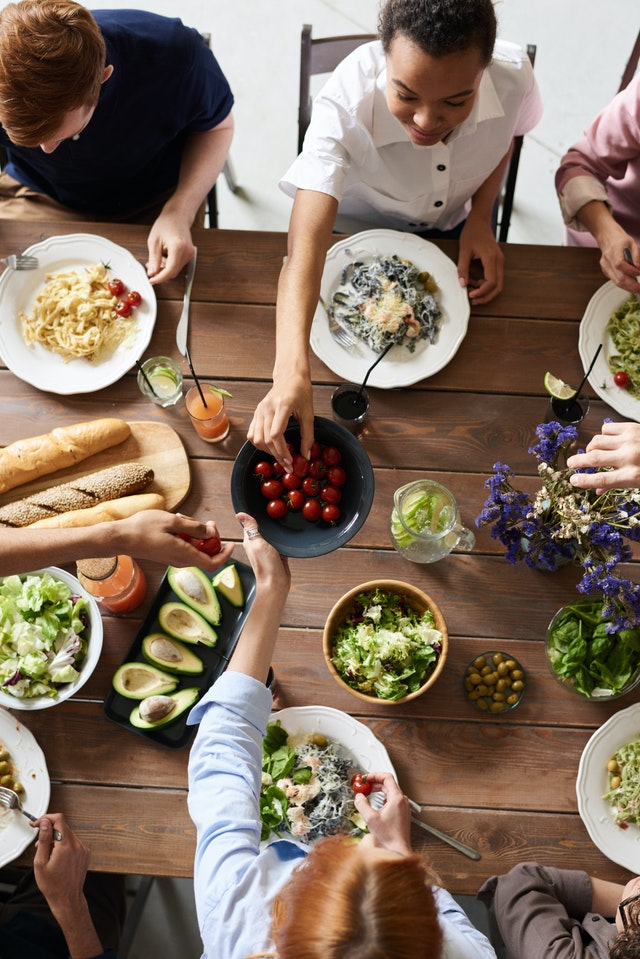
#> input picture OpenCV/workshop_1/resources/pexels_sharing.jpg, 640 x 959 px, found by its file name
$ python L05_blur_image.py
#> lines starting #> are read from the running program, lines starting #| are printed output that depends on the picture
### OpenCV/workshop_1/path_helps.py
"""
Author: Daniel Lopez
"""

import os


# [15 lines left out: function get_path, not called in this run]


def get_path(file_name, additional_dir):
    """
    Obtain all the path linked to the file, relative to workshop.
    This works when you are opening the file with VS Code from the path of
    the git clone, in this case, 'Python_TopicsAndExamples'.

    file_name --> Name of the file you want to access (read/write).
    additional_dir --> Includes the specific directory from the file.

    return file_path --> The complete path from 'Python_TopicsAndExamples'
    """
    file_path = os.getcwd()
    file_path = os.path.join(file_path, "OpenCV")
    file_path = os.path.join(file_path, "workshop_1")
    file_path = os.path.join(file_path, additional_dir)
    file_path = os.path.join(file_path, file_name)
    return file_path


# [17 lines left out: function get_path_dir, not called in this run]

### OpenCV/workshop_1/L05_blur_image.py
"""
Author: Daniel Lopez
Info from: Murtaza's Work - Robotics and AI
--> https://youtu.be/WQeoO7MI0Bs?list=PLxYZ6JuFZuoZPUEUtcUL0YoAYRvnNLAG5
"""

import cv2
from path_helps import get_path


def main():
    # Obtain path of image
    my_img = "pexels_sharing.jpg"
    folder = "resources"
    file_path = get_path(my_img, folder)

    # Read image
    image = cv2.imread(file_path)
#> image is the input picture: shape (959, 640, 3); mean B, G, R 96.2, 112.4, 131

    # Convert image to gray scale
    imgGray = cv2.cvtColor(image, cv2.COLOR_BGR2GRAY)
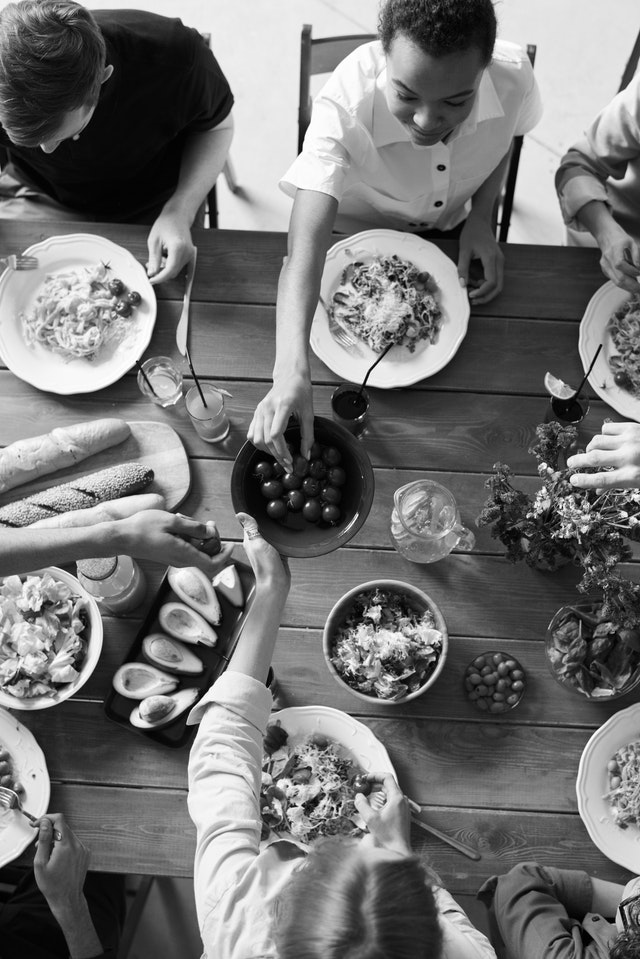
#> imgGray: shape (959, 640); min 0, max 255, mean 116.1

    # Make a blur
    # Gaussian Blur params: cv2 image , Kernel (odd numbers rectangle), Sigma.
    imgBlur = cv2.GaussianBlur(imgGray, (9, 9), 0)
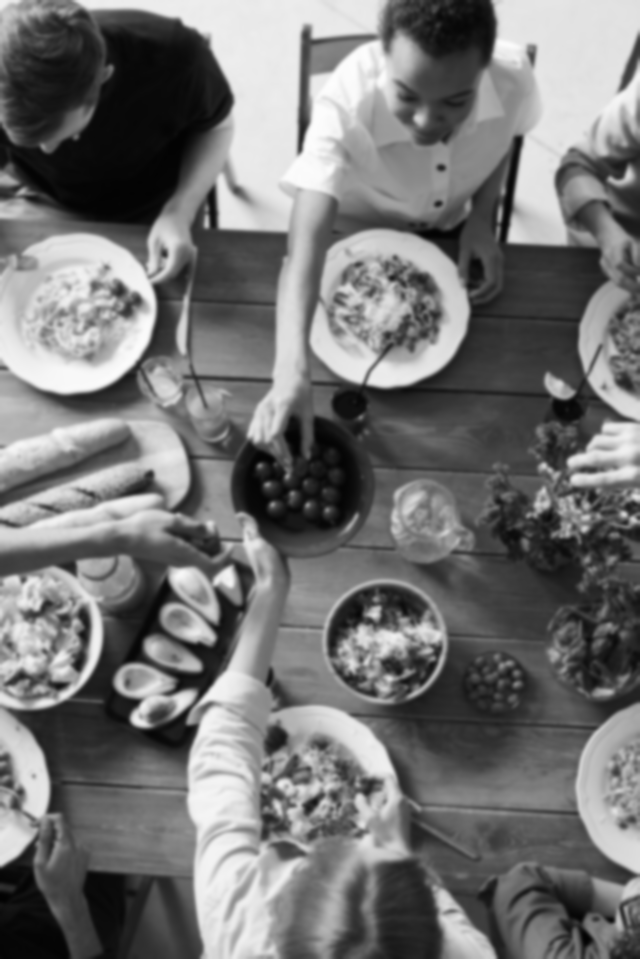
#> imgBlur: shape (959, 640); min 2, max 253, mean 116.1

    cv2.imshow("BlurImage", imgBlur)
    cv2.waitKey(0)


if __name__ == "__main__":
    main()

$ run again, with OpenCV/workshop_1/resources/pexels-sharing.jpg copied over OpenCV/workshop_1/resources/pexels_sharing.jpg
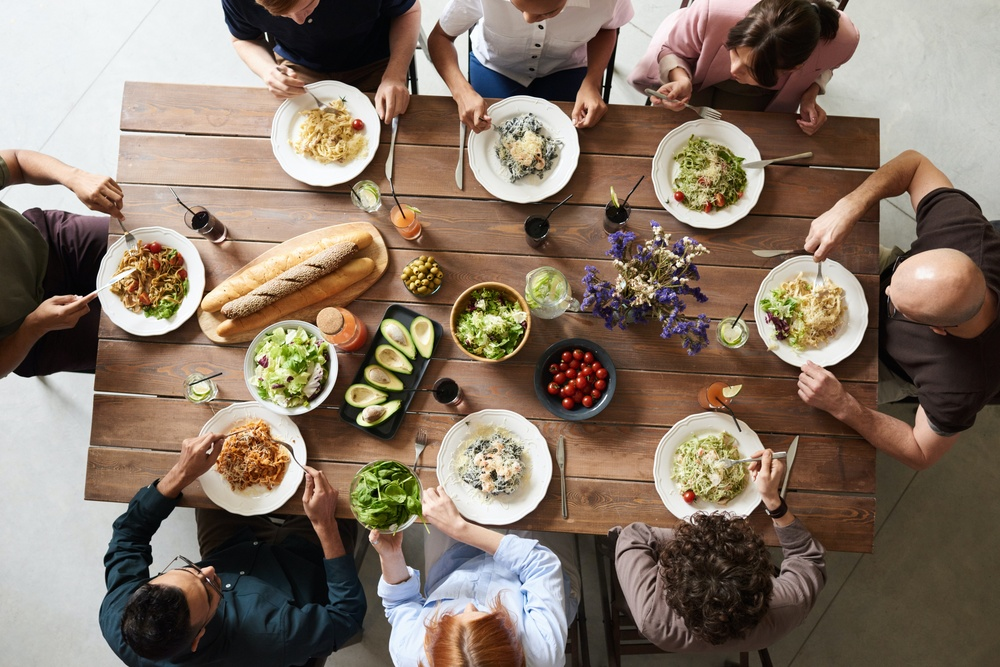
#> input picture OpenCV/workshop_1/resources/pexels-sharing.jpg, 1000 x 667 px, shrunk from 6000 x 4004 before the run, found by its file name
#> in main, image is the input picture: shape (667, 1000, 3); mean B, G, R 103.1, 117.6, 134
#> in main, `imgGray = cv2.cvtColor(image, cv2.COLOR_BGR2GRAY)`:
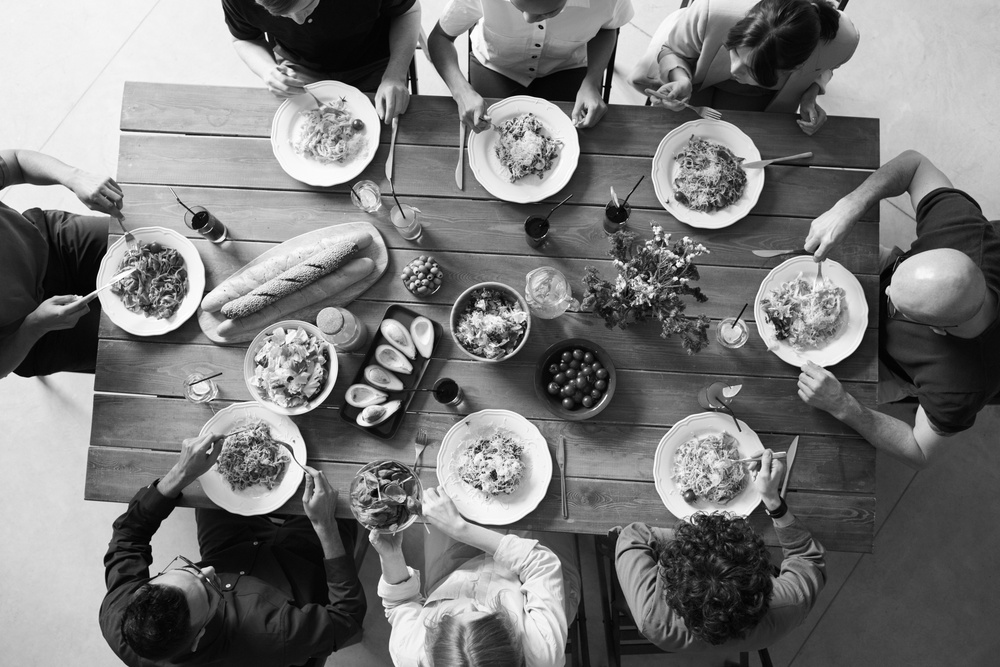
#> imgGray: shape (667, 1000); min 0, max 255, mean 120.8
#> in main, `imgBlur = cv2.GaussianBlur(imgGray, (9, 9), 0)`:
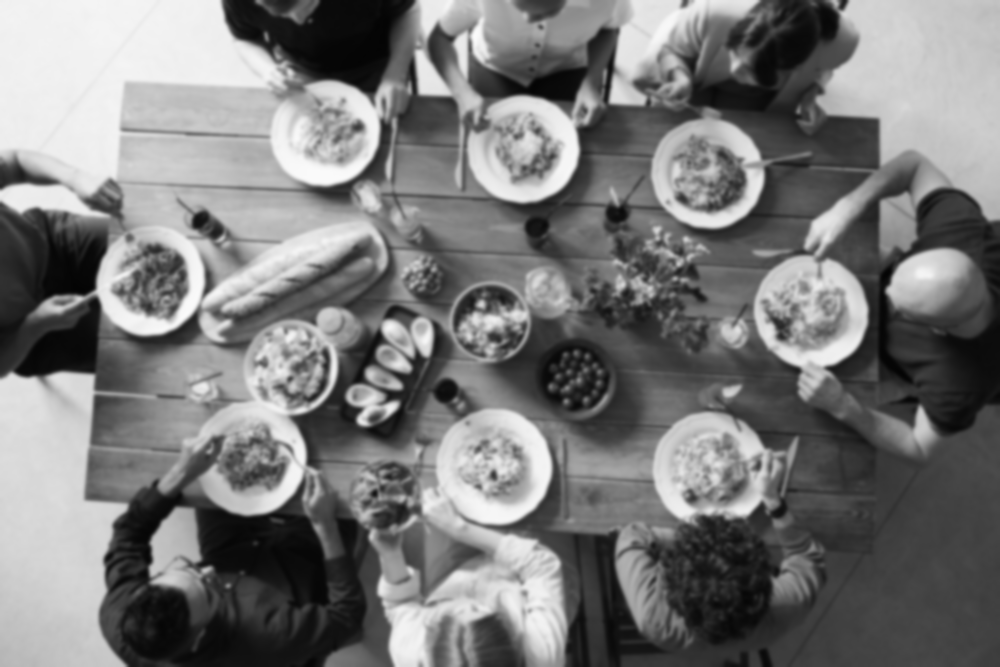
#> imgBlur: shape (667, 1000); min 4, max 251, mean 120.8

$ run again, with OpenCV/workshop_1/resources/pexels_man.jpg copied over OpenCV/workshop_1/resources/pexels_sharing.jpg
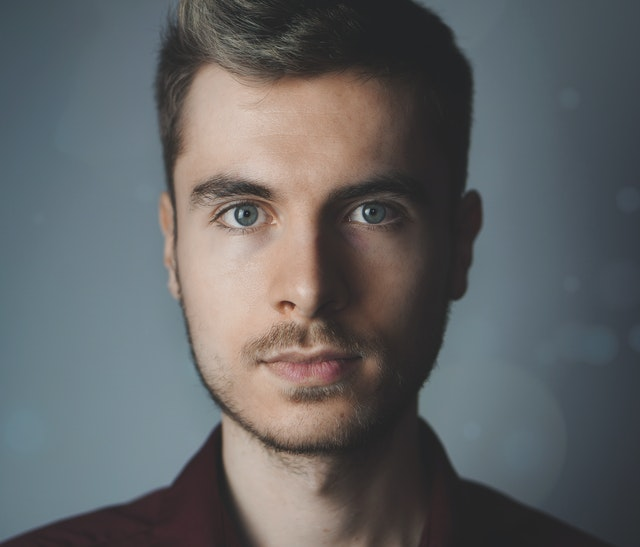
#> input picture OpenCV/workshop_1/resources/pexels_man.jpg, 640 x 547 px, found by its file name
#> in main, image is the input picture: shape (547, 640, 3); mean B, G, R 100.3, 99.1, 97.7
#> in main, `imgGray = cv2.cvtColor(image, cv2.COLOR_BGR2GRAY)`:
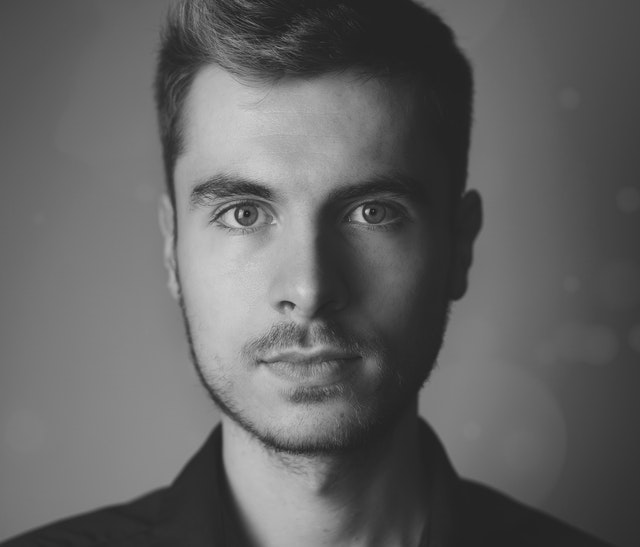
#> imgGray: shape (547, 640); min 24, max 210, mean 98.9
